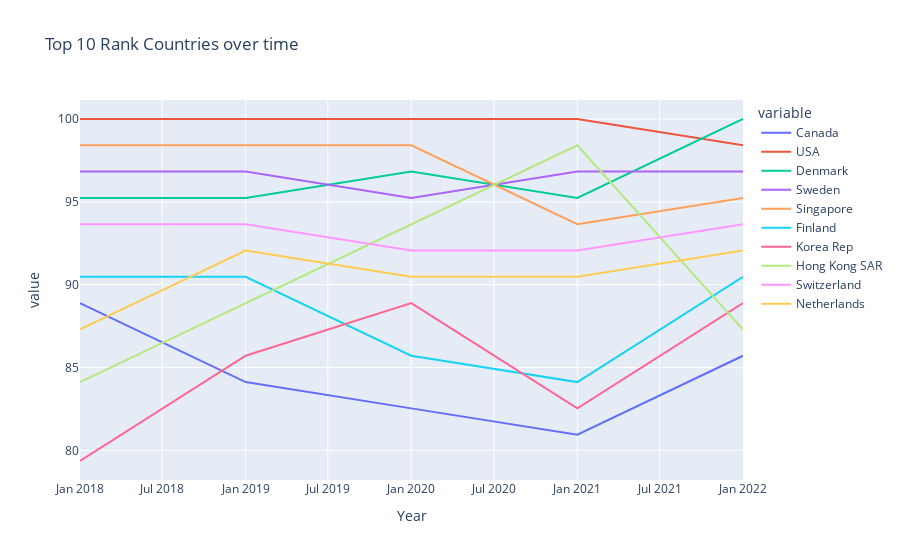

The cell this chart's notebook holds for it:
### Code cell
fig = px.line(df2, x="Year", y=['Canada', 'USA', 'Denmark','Sweden','Singapore','Finland','Korea Rep','Hong Kong SAR','Switzerland','Netherlands'], title= 'Top 10 Rank Countries over time')
fig.show()

### Figure 1 — Plotly figure (JSON) as saved in the notebook; plotly's stock layout.template omitted (floating-point values rounded to 4 significant figures)
{"data": [{"hovertemplate": "variable=Canada<br>Year=%{x}<br>value=%{y}<extra></extra>", "legendgroup": "Canada", "line": {"color": "#636efa", "dash": "solid"}, "marker": {"symbol": "circle"}, "mode": "lines", "name": "Canada", "orientation": "v", "showlegend": true, "type": "scatter", "x": ["2018-01-01T00:00:00", "2019-01-01T00:00:00", "2020-01-01T00:00:00", "2021-01-01T00:00:00", "2022-01-01T00:00:00"], "xaxis": "x", "y": [88.89, 84.13, 82.54, 80.95, 85.71], "yaxis": "y"}, {"hovertemplate": "variable=USA<br>Year=%{x}<br>value=%{y}<extra></extra>", "legendgroup": "USA", "line": {"color": "#EF553B", "dash": "solid"}, "marker": {"symbol": "circle"}, "mode": "lines", "name": "USA", "orientation": "v", "showlegend": true, "type": "scatter", "x": ["2018-01-01T00:00:00", "2019-01-01T00:00:00", "2020-01-01T00:00:00", "2021-01-01T00:00:00", "2022-01-01T00:00:00"], "xaxis": "x", "y": [100, 100, 100, 100, 98.41], "yaxis": "y"}, {"hovertemplate": "variable=Denmark<br>Year=%{x}<br>value=%{y}<extra></extra>", "legendgroup": "Denmark", "line": {"color": "#00cc96", "dash": "solid"}, "marker": {"symbol": "circle"}, "mode": "lines", "name": "Denmark", "orientation": "v", "showlegend": true, "type": "scatter", "x": ["2018-01-01T00:00:00", "2019-01-01T00:00:00", "2020-01-01T00:00:00", "2021-01-01T00:00:00", "2022-01-01T00:00:00"], "xaxis": "x", "y": [95.24, 95.24, 96.83, 95.24, 100], "yaxis": "y"}, {"hovertemplate": "variable=Sweden<br>Year=%{x}<br>value=%{y}<extra></extra>", "legendgroup": "Sweden", "line": {"color": "#ab63fa", "dash": "solid"}, "marker": {"symbol": "circle"}, "mode": "lines", "name": "Sweden", "orientation": "v", "showlegend": true, "type": "scatter", "x": ["2018-01-01T00:00:00", "2019-01-01T00:00:00", "2020-01-01T00:00:00", "2021-01-01T00:00:00", "2022-01-01T00:00:00"], "xaxis": "x", "y": [96.83, 96.83, 95.24, 96.83, 96.83], "yaxis": "y"}, {"hovertemplate": "variable=Singapore<br>Year=%{x}<br>value=%{y}<extra></extra>", "legendgroup": "Singapore", "line": {"color": "#FFA15A", "dash": "solid"}, "marker": {"symbol": "circle"}, "mode": "lines", "name": "Singapore", "orientation": "v", "showlegend": true, "type": "scatter", "x": ["2018-01-01T00:00:00", "2019-01-01T00:00:00", "2020-01-01T00:00:00", "2021-01-01T00:00:00", "2022-01-01T00:00:00"], "xaxis": "x", "y": [98.41, 98.41, 98.41, 93.65, 95.24], "yaxis": "y"}, {"hovertemplate": "variable=Finland<br>Year=%{x}<br>value=%{y}<extra></extra>", "legendgroup": "Finland", "line": {"color": "#19d3f3", "dash": "solid"}, "marker": {"symbol": "circle"}, "mode": "lines", "name": "Finland", "orientation": "v", "showlegend": true, "type": "scatter", "x": ["2018-01-01T00:00:00", "2019-01-01T00:00:00", "2020-01-01T00:00:00", "2021-01-01T00:00:00", "2022-01-01T00:00:00"], "xaxis": "x", "y": [90.48, 90.48, 85.71, 84.13, 90.48], "yaxis": "y"}, {"hovertemplate": "variable=Korea Rep<br>Year=%{x}<br>value=%{y}<extra></extra>", "legendgroup": "Korea Rep", "line": {"color": "#FF6692", "dash": "solid"}, "marker": {"symbol": "circle"}, "mode": "lines", "name": "Korea Rep", "orientation": "v", "showlegend": true, "type": "scatter", "x": ["2018-01-01T00:00:00", "2019-01-01T00:00:00", "2020-01-01T00:00:00", "2021-01-01T00:00:00", "2022-01-01T00:00:00"], "xaxis": "x", "y": [79.37, 85.71, 88.89, 82.54, 88.89], "yaxis": "y"}, {"hovertemplate": "variable=Hong Kong SAR<br>Year=%{x}<br>value=%{y}<extra></extra>", "legendgroup": "Hong Kong SAR", "line": {"color": "#B6E880", "dash": "solid"}, "marker": {"symbol": "circle"}, "mode": "lines", "name": "Hong Kong SAR", "orientation": "v", "showlegend": true, "type": "scatter", "x": ["2018-01-01T00:00:00", "2019-01-01T00:00:00", "2020-01-01T00:00:00", "2021-01-01T00:00:00", "2022-01-01T00:00:00"], "xaxis": "x", "y": [84.13, 88.89, 93.65, 98.41, 87.3], "yaxis": "y"}, {"hovertemplate": "variable=Switzerland<br>Year=%{x}<br>value=%{y}<extra></extra>", "legendgroup": "Switzerland", "line": {"color": "#FF97FF", "dash": "solid"}, "marker": {"symbol": "circle"}, "mode": "lines", "name": "Switzerland", "orientation": "v", "showlegend": true, "type": "scatter", "x": ["2018-01-01T00:00:00", "2019-01-01T00:00:00", "2020-01-01T00:00:00", "2021-01-01T00:00:00", "2022-01-01T00:00:00"], "xaxis": "x", "y": [93.65, 93.65, 92.06, 92.06, 93.65], "yaxis": "y"}, {"hovertemplate": "variable=Netherlands<br>Year=%{x}<br>value=%{y}<extra></extra>", "legendgroup": "Netherlands", "line": {"color": "#FECB52", "dash": "solid"}, "marker": {"symbol": "circle"}, "mode": "lines", "name": "Netherlands", "orientation": "v", "showlegend": true, "type": "scatter", "x": ["2018-01-01T00:00:00", "2019-01-01T00:00:00", "2020-01-01T00:00:00", "2021-01-01T00:00:00", "2022-01-01T00:00:00"], "xaxis": "x", "y": [87.3, 92.06, 90.48, 90.48, 92.06], "yaxis": "y"}], "layout": {"legend": {"title": {"text": "variable"}, "tracegroupgap": 0}, "title": {"text": "Top 10 Rank Countries over time"}, "xaxis": {"anchor": "y", "domain": [0, 1], "title": {"text": "Year"}}, "yaxis": {"anchor": "x", "domain": [0, 1], "title": {"text": "value"}}}}
